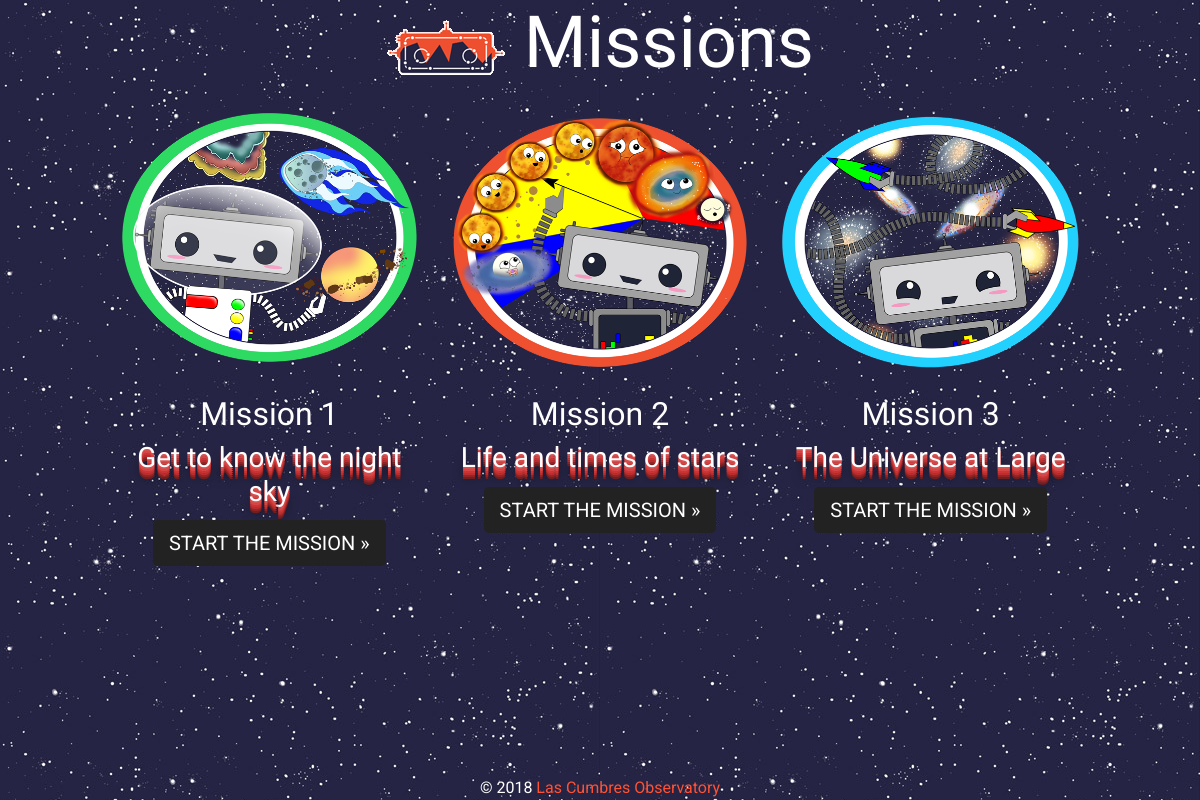
The page /missions/ (signed in) on the database its author committed.
### explorer/models.py (models this page shows, shortened)
class Mission(models.Model):
    number = models.IntegerField()
    name = models.CharField(max_length=200)
    patch = models.ImageField(upload_to='patches')
    sticker_total = models.IntegerField(default=0)

### explorer/views.py (the view)
# urls.py: url(r'missions/$', MissionListView.as_view(), name="missions"),
class MissionListView(LoginRequiredMixin, ListView):
    model = Mission
    template_name = "explorer/missionlist.html"

### serol/auth_backend.py (called while the page is built)
    def get_user(self, user_id):
        try:
            return User.objects.get(pk=user_id)
        except User.DoesNotExist:
            return None

### explorer/templates/explorer/missionlist.html (shortened to what this page needs)
{% extends "explorer/base.html" %}
{% load i18n staticfiles %}
{% block main-content %}
<div class="container">
  <h1><a href="{% url 'home' %}" ><img src="{% static 'explorer/images/serol_logo_sm.png'%}" /></a> Missions</h1>
  <div class="row">
  {% for mission in object_list %}
    <div class="col-4">
      <img src="{{MEDIA_PREFIX}}{{mission.patch}}" class="img-fluid"/>
      <h2>{% trans "Mission" %} {{mission.number}}</h1>
      <h3 class="mission-name">{{mission.name|safe}}</h1>
      <p><a class="btn btn-info btn-lg" href="{% url 'mission' mission.pk %}" role="button">{% trans "Start the mission" %} &raquo;</a></p>
    </div>
  {% endfor %}
  </div>
</div>
{% endblock %}

### explorer/static/explorer/css/layout.css (style rules this page uses)
@media (min-width: 1px) { .container { width: 992px; } }
a, a:focus, a:hover { color: #ff5233; }
a.btn { color: #fff; }
.btn { border: none; color: #fff; background: #222; cursor: pointer; display: inline-block; text-transform: uppercase; }
.btn:after { content: ''; position: absolute; z-index: -1; -webkit-transition: all 0.3s; -moz-transition: all 0.3s; transition: all 0.3s; }
html, body { height: 100%; }
body { text-align: center; font-family: 'Roboto', sans-serif; background: url('../images/serol_bg_sm.jpg') repeat fixed #2b3e50; color: #fff; }
h1, h2, h3, h4, h5, h6, .target-name { font-family: 'Oswald', sans-serif; font-weight: 300; color: #fff; }
h1 { font-size:4.5rem; }
p { font-size:2rem; color:#bfd6e8; }
.mission-name { vertical-align: middle; text-shadow: 0 2px 0 #d84f4f, 0 4px 0 #d54646, 0 6px 0 #ce3333, 0 8px 0 #b92e2e, 0 10px 0 #912525, 0 12px 0 #721e1e, 0px 12px 10px rgba(0,0,0,0.5); }

### rows shown on the page
Mission: patch (picture), number "1", name "Get to know the night sky"
Mission: patch (picture), number "2", name "Life and times of stars"
Mission: patch (picture), number "3", name "The Universe at Large"
